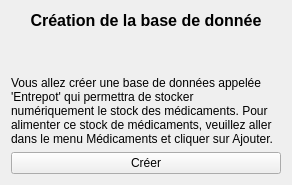
      <widget class="QWidget" name="pageBDDCreation">
       <layout class="QVBoxLayout" name="verticalLayout_2">
        <item>
         <widget class="QLabel" name="TitreBBDCreation">
          <property name="font">
           <font>
            <pointsize>12</pointsize>
            <bold>true</bold>
           </font>
          </property>
          <property name="text">
           <string>Création de la base de donnée</string>
          </property>
          <property name="alignment">
           <set>Qt::AlignmentFlag::AlignCenter</set>
          </property>
          <property name="textInteractionFlags">
           <set>Qt::TextInteractionFlag::NoTextInteraction</set>
          </property>
         </widget>
        </item>
        <item>
         <spacer name="verticalSpacer">
          <property name="orientation">
           <enum>Qt::Orientation::Vertical</enum>
          </property>
          <property name="sizeHint" stdset="0">
           <size>
            <width>20</width>
            <height>40</height>
           </size>
          </property>
         </spacer>
        </item>
        <item>
         <widget class="QLabel" name="InfoBDDCreation">
          <property name="text">
           <string>Vous allez créer une base de données appelée 'Entrepot' qui permettra de stocker numériquement le stock des médicaments. Pour alimenter ce stock de médicaments, veuillez aller dans le menu Médicaments et cliquer sur Ajouter.</string>
          </property>
          <property name="scaledContents">
           <bool>false</bool>
          </property>
          <property name="wordWrap">
           <bool>true</bool>
          </property>
          <property name="textInteractionFlags">
           <set>Qt::TextInteractionFlag::NoTextInteraction</set>
          </property>
         </widget>
        </item>
        <item>
         <widget class="QPushButton" name="BoutonBBDCreation">
          <property name="text">
           <string>Créer</string>
          </property>
         </widget>
        </item>
       </layout>
      </widget>
